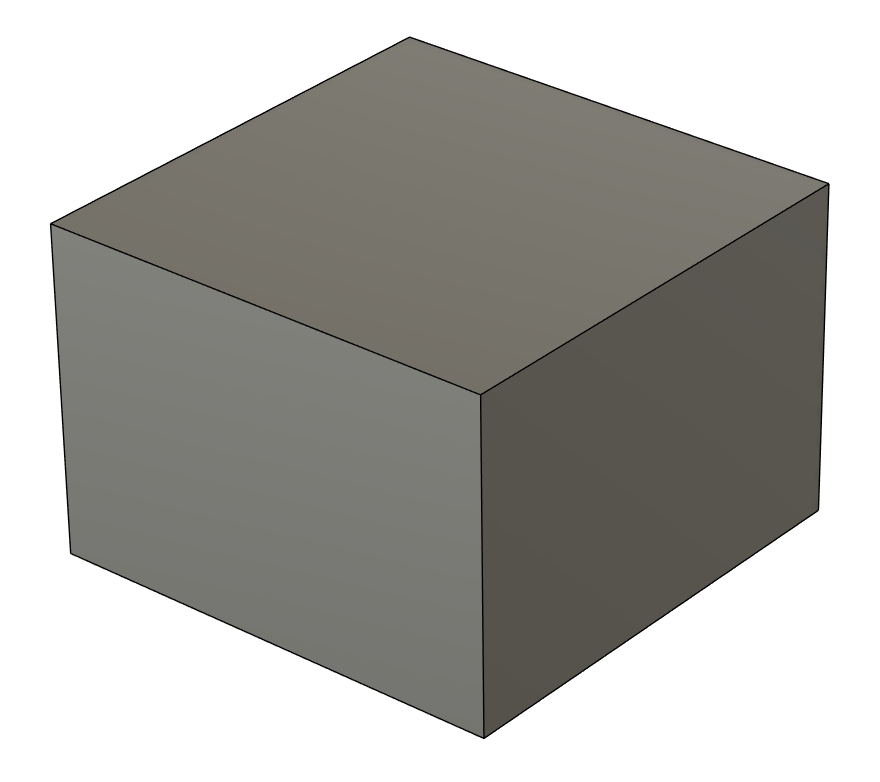
#> input picture testpic3.png, 880 x 782 px
$ python main.py
#> lines starting #> are read from the running program, lines starting #| are printed output that depends on the picture; after the words box and inside, x2 and y2 are one past the last pixel; in counts of white or black regions, pixels touching at a corner belong together
import cv2
import numpy as np

# Load the image
img = cv2.imread("testpic3.png")
#> img is the input picture: shape (782, 880, 3); mean B, G, R 167.2, 171, 171.9

# Convert to grayscale and blur
gray = cv2.cvtColor(img, cv2.COLOR_BGR2GRAY)
blur = cv2.GaussianBlur(gray, (5, 5), 0)

# Perform edge detection
edges = cv2.Canny(blur, 50, 200)
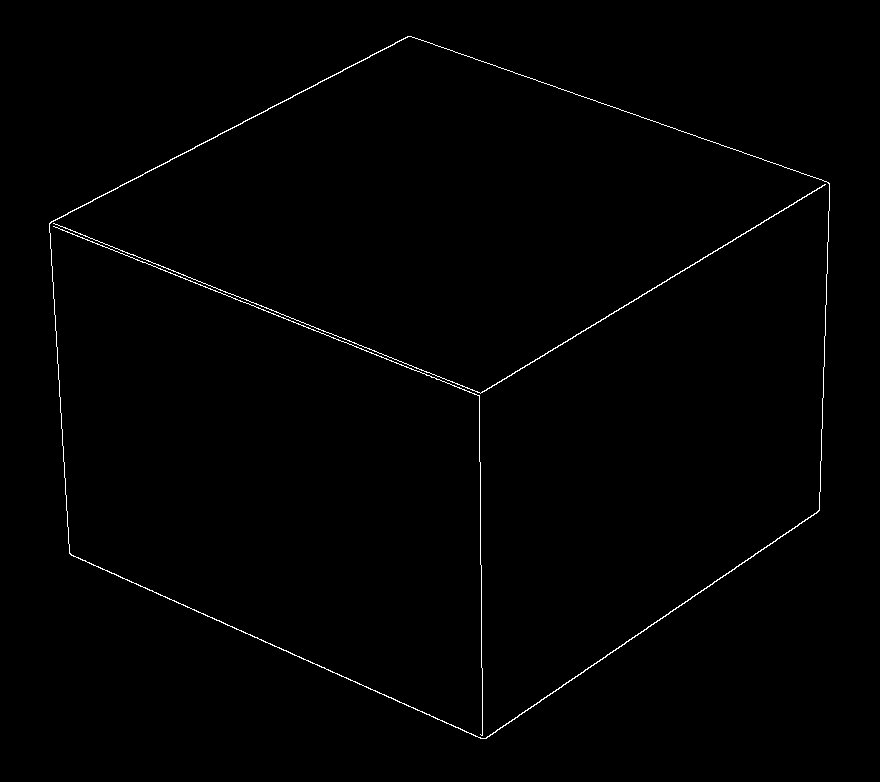
#> edges: shape (782, 880); 0.67% white in thin lines or dots, all inside (x1, y1, x2, y2) = (49, 36, 830, 739)

# Find contours
contours, _ = cv2.findContours(edges, cv2.RETR_LIST, cv2.CHAIN_APPROX_SIMPLE)
#> contours = 4 contours; box (x1, y1, x2, y2) and area: (49, 36, 830, 739) 396850, (49, 36, 830, 739) 396290, (53, 184, 826, 394) 247, (53, 226, 483, 736) 60
print(f"Found {len(contours)} contours")
#| Found 4 contours

# [19 lines of commented-out code are left out]


for cnt in contours:
    print(f"Contour length: {len(cnt)}")
    # Approximate the contour to a polygon
    epsilon = 0.0005 * cv2.arcLength(cnt, True)  # Decrease the value from 0.02 to 0.01
    approx = cv2.approxPolyDP(cnt, epsilon, True)

    # If the polygon has four vertices, it is a rectangle
    if len(approx) == 4:
        # Get the coordinates of the corners
        src_pts = approx.reshape(4, 2).astype(np.float32)
        print(f"Source points: {src_pts}")

        # Define the destination points
        dst_pts = np.float32([[0, 0], [800, 0], [800, 600], [0, 600]])

        # Get the perspective transformation matrix
        matrix = cv2.getPerspectiveTransform(src_pts, dst_pts)

        # Apply the perspective transformation
        img_transformed = cv2.warpPerspective(img, matrix, (800, 600))

        # Display the transformed image
        cv2.imshow("Transformed", img_transformed)
        cv2.waitKey(0)
#> this loop made 4 passes
#> (epsilon, src_pts, dst_pts) on pass 2: (0.929, [[825, 184], [480, 393], [53, 223], [480, 393]], [[0, 0], [800, 0], [800, 600], [0, 600]])
#> epsilon on passes 1, 3, 4: 0.839, 1.25, 1.25
#| Contour length: 691
#| Contour length: 1225
#| Source points: [[825. 184.]
#|  [480. 393.]
#|  [ 53. 223.]
#|  [480. 393.]]
#| Contour length: 1266
#| Contour length: 1278
#> pass 2, `img_transformed = cv2.warpPerspective(img, matrix, (800, 600))`:
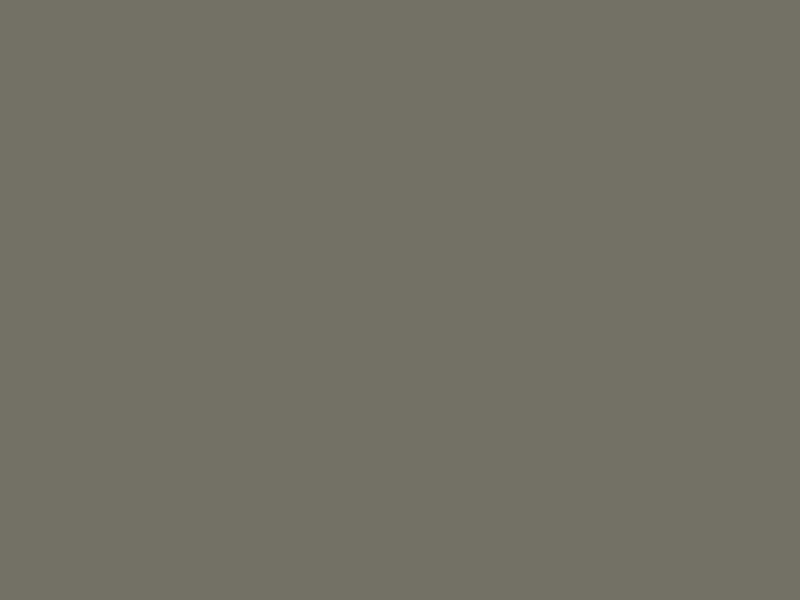
#> img_transformed: shape (600, 800, 3); mean B, G, R 103, 112, 115

cv2.destroyAllWindows()

$ run again, with testpic1.png copied over testpic3.png
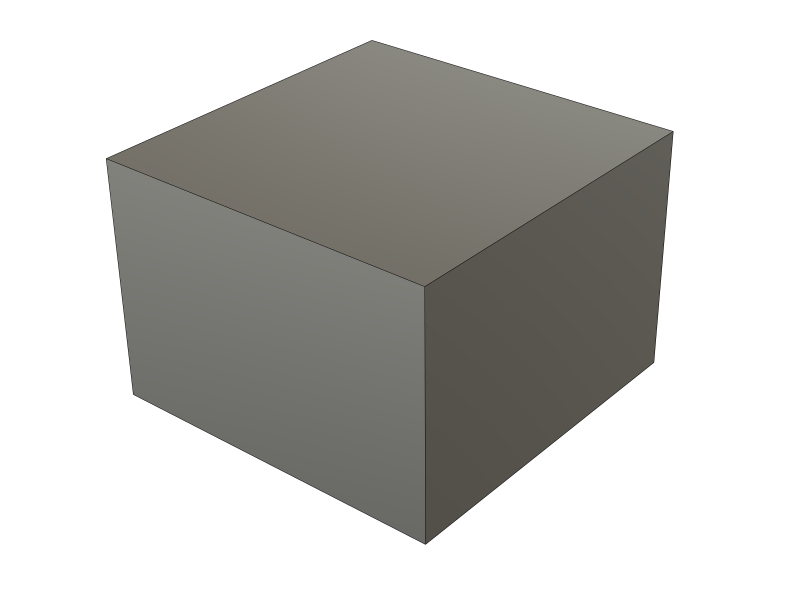
#> input picture testpic1.png, 2418 x 1773 px (shown at 1/3 size)
#> img is the input picture: shape (1773, 2418, 3); mean B, G, R 191.1, 193.8, 194.4
#> `edges = cv2.Canny(blur, 50, 200)`:
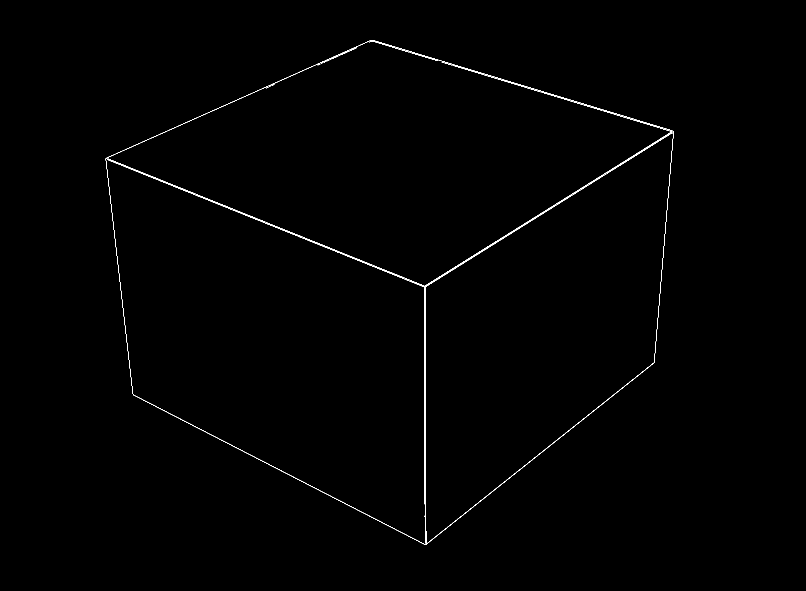
#> edges: shape (1773, 2418) (shown at 1/3 size); 0.3% white in thin lines or dots, all inside (x1, y1, x2, y2) = (317, 120, 2021, 1634)
#> contours = 18 contours, 14 with area under 20; largest, box (x1, y1, x2, y2) and area: (317, 120, 2021, 1634) 1812490, (317, 120, 2021, 1634) 1811264, (322, 384, 2017, 859) 540, (321, 397, 2018, 1631) 348
#| Found 18 contours
#> the loop `for cnt in contours:` made 18 passes
#> epsilon on passes 1 to 8: 3.59, 2.08, 0.191, 0.154, 0.046, 0.00824, 0.00824, 0.00824
#> (printed output is left out)

$ run again, with testpic2.png copied over testpic3.png
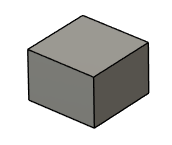
#> input picture testpic2.png, 172 x 145 px
#> img is the input picture: shape (145, 172, 3); mean B, G, R 195.4, 197.7, 198.3
#> `blur = cv2.GaussianBlur(gray, (5, 5), 0)`:
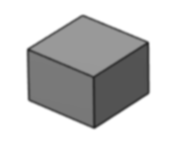
#> blur: shape (145, 172); min 40, max 255, mean 197.6
#> `edges = cv2.Canny(blur, 50, 200)`:
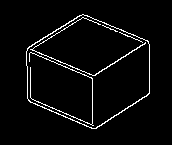
#> edges: shape (145, 172); 3.8% white in thin lines or dots, all inside (x1, y1, x2, y2) = (26, 14, 150, 129)
#> contours = 6 contours, 3 with area under 20; largest, box (x1, y1, x2, y2) and area: (26, 14, 150, 129) 10305, (26, 14, 150, 129) 10209, (30, 17, 146, 76) 48
#| Found 6 contours
#> the loop `for cnt in contours:` made 6 passes
#> epsilon on passes 1 to 6: 0.233, 0.0271, 0.0175, 0.224, 0.198, 0.2
#> (printed output is left out)
